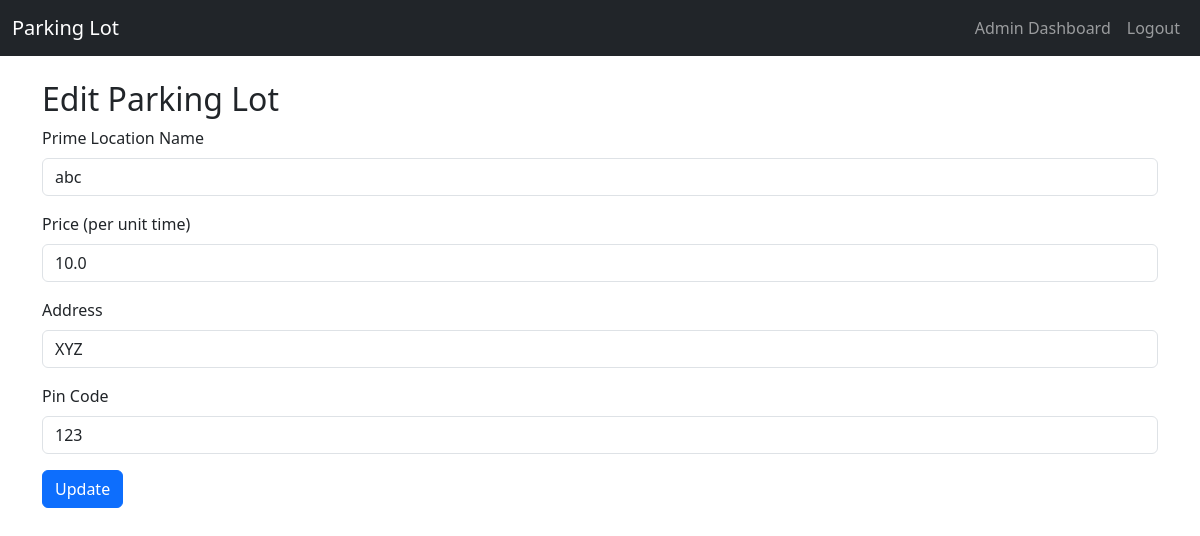
Page /admin/edit_lot/1 (signed in) on the committed database.
### models.py (models this page shows)
class ParkingLot(db.Model):
    id = db.Column(db.Integer, primary_key=True)
    prime_location_name = db.Column(db.String(120), nullable=False)
    price = db.Column(db.Float, nullable=False)
    address = db.Column(db.String(200), nullable=False)
    pin_code = db.Column(db.Integer, nullable=False)
    maximum_number_of_spots = db.Column(db.Integer, nullable=False)
    spots = db.relationship('ParkingSpot', backref='lot', lazy=True)

### app.py (the view, shortened to what this page needs)
@app.route('/admin/edit_lot/<int:lot_id>', methods=['GET', 'POST'])
def edit_lot(lot_id):
    if session.get('role') != 'admin':
        return redirect(url_for('login'))
    lot = ParkingLot.query.get_or_404(lot_id)
    return render_template('edit_lot.html', lot=lot)

### templates/edit_lot.html
{% extends 'base.html' %}
{% block content %}
<h2>Edit Parking Lot</h2>
<form method="post">
  <div class="mb-3">
    <label class="form-label">Prime Location Name</label>
    <input type="text" class="form-control" name="prime_location_name" value="{{ lot.prime_location_name }}" required>
  </div>
  <div class="mb-3">
    <label class="form-label">Price (per unit time)</label>
    <input type="number" step="0.01" class="form-control" name="price" value="{{ lot.price }}" required>
  </div>
  <div class="mb-3">
    <label class="form-label">Address</label>
    <input type="text" class="form-control" name="address" value="{{ lot.address }}" required>
  </div>
  <div class="mb-3">
    <label class="form-label">Pin Code</label>
    <input type="number" class="form-control" name="pin_code" value="{{ lot.pin_code }}" required>
  </div>
  <button type="submit" class="btn btn-primary">Update</button>
</form>
{% endblock %}

### rows in the picture
ParkingLot: prime_location_name "abc", price "10.0", address "XYZ", pin_code "123"
